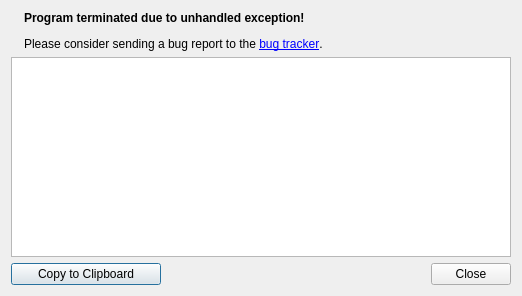
<?xml version="1.0" encoding="UTF-8"?>
<ui version="4.0">
 <class>ExceptionDialog</class>
 <widget class="QDialog" name="ExceptionDialog">
  <property name="geometry">
   <rect>
    <x>0</x>
    <y>0</y>
    <width>518</width>
    <height>297</height>
   </rect>
  </property>
  <property name="windowTitle">
   <string>Unhandled Exception</string>
  </property>
  <layout class="QVBoxLayout" name="lay_main">
   <property name="sizeConstraint">
    <enum>QLayout::SetFixedSize</enum>
   </property>
   <item>
    <layout class="QHBoxLayout" name="horizontalLayout" stretch="0,1">
     <item>
      <widget class="QLabel" name="errorIcon"/>
     </item>
     <item>
      <widget class="QLabel" name="errorLabel">
       <property name="text">
        <string>&lt;html&gt;&lt;head/&gt;&lt;body&gt;&lt;p&gt;&lt;span style=&quot; font-weight:600;&quot;&gt;Program terminated due to unhandled exception!&lt;/span&gt;&lt;/p&gt;&lt;p&gt;Please consider sending a bug report to the &lt;a href=&quot;{APP_BUGTRACKER_URL}&quot;&gt;&lt;span style=&quot; text-decoration: underline; color:#0000ff;&quot;&gt;bug tracker&lt;/span&gt;&lt;/a&gt;.&lt;/p&gt;&lt;/body&gt;&lt;/html&gt;</string>
       </property>
       <property name="textFormat">
        <enum>Qt::RichText</enum>
       </property>
       <property name="openExternalLinks">
        <bool>true</bool>
       </property>
      </widget>
     </item>
    </layout>
   </item>
   <item>
    <widget class="QTextBrowser" name="exceptionBox">
     <property name="minimumSize">
      <size>
       <width>500</width>
       <height>200</height>
      </size>
     </property>
     <property name="maximumSize">
      <size>
       <width>16777215</width>
       <height>200</height>
      </size>
     </property>
    </widget>
   </item>
   <item>
    <layout class="QHBoxLayout" name="lay_buttons">
     <item>
      <widget class="QPushButton" name="copyButton">
       <property name="minimumSize">
        <size>
         <width>150</width>
         <height>0</height>
        </size>
       </property>
       <property name="text">
        <string>Copy to Clipboard</string>
       </property>
      </widget>
     </item>
     <item>
      <widget class="QDialogButtonBox" name="buttonBox">
       <property name="standardButtons">
        <set>QDialogButtonBox::Close</set>
       </property>
      </widget>
     </item>
    </layout>
   </item>
  </layout>
 </widget>
 <resources/>
 <connections>
  <connection>
   <sender>buttonBox</sender>
   <signal>rejected()</signal>
   <receiver>ExceptionDialog</receiver>
   <slot>reject()</slot>
   <hints>
    <hint type="sourcelabel">
     <x>309</x>
     <y>227</y>
    </hint>
    <hint type="destinationlabel">
     <x>258</x>
     <y>124</y>
    </hint>
   </hints>
  </connection>
 </connections>
</ui>
